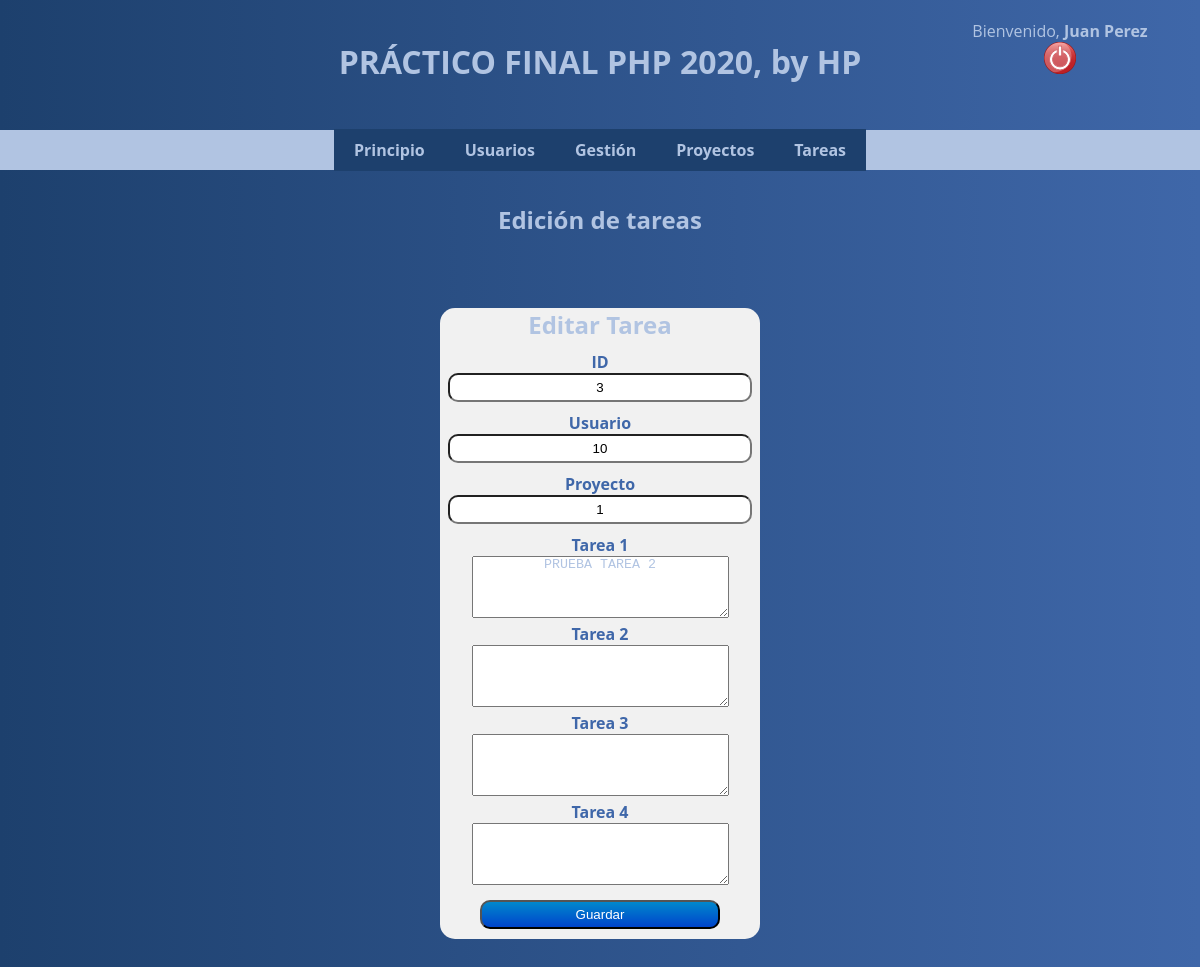
Screenshot of /m4/editt.php?id_t=3 (signed in) with the database file from the repository.
### tables this page shows
CREATE TABLE `tasks` (
  `id_t` int(11) NOT NULL,
  `usert_id` int(11) NOT NULL,
  `projectt_id` int(11) NOT NULL,
  `task_1` text DEFAULT NULL,
  `task_2` text DEFAULT NULL,
  `task_3` text DEFAULT NULL,
  `task_4` text DEFAULT NULL
);

### m4/editt.php (the view, shortened to what this page needs)
<!DOCTYPE html>
<html>
    <head>
    </head>
    <body>
        <header>
            <?php
            include("../includes/header2.php");
            ?>
        </header>
        <div>
            <?php
            include('../includes/menu2ad.php');
            ?>
        <div>
            <div class="subtitle">
                <h2>Edición de tareas</h2>
            </div>
            <br>
        </div>
        <div>
            <?php
            extract($_GET);
            require("../conectar_bd.php");
            $sql7="SELECT * FROM tasks WHERE id_t=$id_t";
                    $ressql7= mysqli_query($mysqli, $sql7);
                    while($row= mysqli_fetch_row($ressql7)){
                        $id_t=$row[0];
                        $usert_id=$row[1];
                        $projectt_id=$row[2];
                        $task_1=$row[3];
                        $task_2=$row[4];
                        $task_3=$row[5];
                        $task_4=$row[5];
                    }
            ?>
            <div id="registro">
                <h2>Editar Tarea</h2>
                <form action="edittreg.php" method="POST">
                    ID<br>
                    <input type="text" name="id_t" value="<?php echo $id_t ?>" readonly="readonly">
                    <br>
                    Usuario<br>
                    <input type="text" name="usert_id" value="<?php echo $usert_id ?>">
                    <br>
                    Proyecto<br>
                    <input type="text" name="projectt_id" value="<?php echo $projectt_id ?>">
                    <br>
                    Tarea 1<br>
                    <textarea name="task_1" rows="4" cols="30"><?php echo $task_1 ?></textarea>
                    <br>
                    Tarea 2<br>
                    <textarea name="task_2" rows="4" cols="30"><?php echo $task_2 ?></textarea>
                    <br>
                    Tarea 3<br>
                    <textarea name="task_3" rows="4" cols="30"><?php echo $task_3 ?></textarea>
                    <br>
                    Tarea 4<br>
                    <textarea name="task_4" rows="4" cols="30"><?php echo $task_4 ?></textarea>
                    <br>
                    <input type="submit" value="Guardar">
                </form>
            </div>
        </div>
    </body>
</html>

### css/estilos.css (style rules this page uses)
* { box-sizing: border-box; margin: 0; padding: 0; color: #B1C4E2; text-align: center; }
body { font-family: 'Open Sans', sans-serif; background-image: linear-gradient(90deg, #1D406D, #3F67A9); height: 100vh; display: flex; flex-direction: column; align-items: center; }
#ingreso, #registro, #nuevo { background-color: #f1f1f1; width: 320px; margin: 50px; text-align: center; border-radius: 15px; }
#ingreso form, #registro form, #nuevo form { text-align: center; margin: 10px auto; color: #3F67A9; font-weight: bold; }
#ingreso form input, #registro form input, #nuevo form input { color: black; margin-bottom: 10px; padding: 5px; min-width: 95%; border-radius: 10px; }
#ingreso form input[type=submit], #registro form input[type=submit], #nuevo form input[type=submit] { padding: 5px; margin-top: 10px; min-width: 75%; border-radius: 10px; cursor: pointer; color: white; background-image: linear-gradient(to bottom, #0088cc, #0044cc); }
.subtitle { margin-top: 120px; }

### rows the page displays
tasks: id_t "3", usert_id "10", projectt_id "1", task_1 "PRUEBA TAREA 2"

### other values shown
$_SESSION['name'] "Juan Perez"
